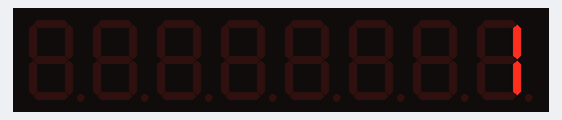
The sketch below on a simulated Arduino Uno, built with avr-gcc and run on an emulated ATmega328P. Parts: 8-digit seven-segment display.

Above: at 0.15 s.
At 5.13 s:
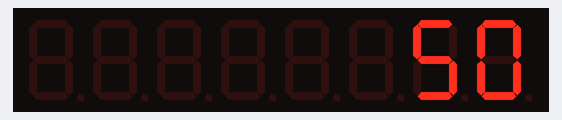
At 10.12 s:
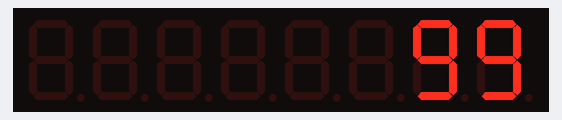
At 20.02 s:
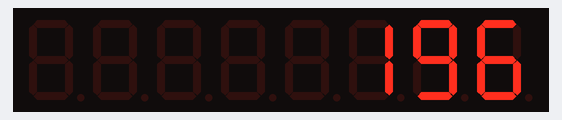
At 29.92 s:
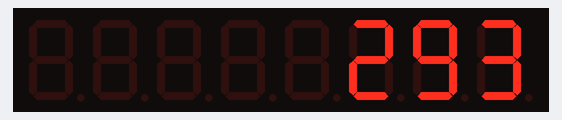
At 39.93 s:
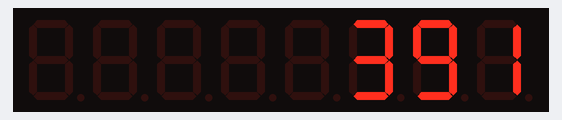

The sketch:

part2-8-digit-led-display-counter.ino
```cpp
// (licence header left out)
#include "LedControl.h"

// Initialise the LedControl library
// pin 7 on DIN,
// pin 6 on Clk,
// pin 5 on LOAD
// number of displays: 1
LedControl lc = LedControl(7, 6, 5, 1);

int i = 0;

void setup() {

  // On startup, the MAX72XX chip is in power-safe mode
  // we are waking this chip for device 0 with the shutdown command
  lc.shutdown(0, false);

  // Set the intensity of the screen on device 0 with a value between 0 and 15
  lc.setIntensity(0, 5);

  // Clear the display of device 0
  lc.clearDisplay(0);
}

// Show a number of max 4 positions, so 0...9999
void printNumber(int number) {
    int ones;
    int tens;
    int hundreds;
    int thousands;

    // Calculate the number of ones
    // we take the remainder when the number is divided by 10
    ones = number % 10;
    // Save the number of divides without remainder
    number = number / 10;

    // Calculate the number of tens
    // we take the remainder when the number is divided by 10
    tens = number % 10;
    number = number / 10;

    // Calculate the number of hundreds
    // we take the remainder when the number is divided by 10
    hundreds = number % 10;
    number = number / 10;

    thousands = number;

    // Show the digits on the display
    lc.setDigit(0, 3, thousands, false);
    lc.setDigit(0, 2, hundreds, false);
    lc.setDigit(0, 1, tens, false);
    lc.setDigit(0, 0, ones, false);
}

void printNumber2(long number) {

  // Array of 8 bytes for each postion on the LED display
  byte digits[8] = {0, 0, 0, 0, 0, 0, 0, 0};

  // Loop over each position to determine the number to show
  for (int i; i < 8; i++) {
      digits[i] = number % 10;
      number = number / 10;
  }

  // Loop over all LED positions
  for (int i; i < 8; i++) {
    // Show digit on position i on the LED display
    lc.setDigit(0, i, digits[i], false);
  }

}


void printNumber3(long number) {

  // Array of 8 bytes for each postion on the LED display
  byte digits[8] = {0, 0, 0, 0, 0, 0, 0, 0};

  // Loop over each position to determine the number to show
  for (int i; i < 8; i++) {
      digits[i] = number % 10;
      number = number / 10;
  }

  // True when we've found the first non-zero digit
  bool firstNonZeroFound = false;

  // Loop backwards from 7 to 0
  for (int i = 7; i >= 0; i--) {

      // If the number is not equal to 0
      if(digits[i] != 0) {
        firstNonZeroFound = true;
      }

      // If the first non-zero number is found show this on the LED display
      if (firstNonZeroFound) {
        lc.setDigit(0, i, digits[i], false);
      }
  }

}

void loop() {
  lc.clearDisplay(0);
  printNumber3(i);
  i++;
  delay(100);
}
```
